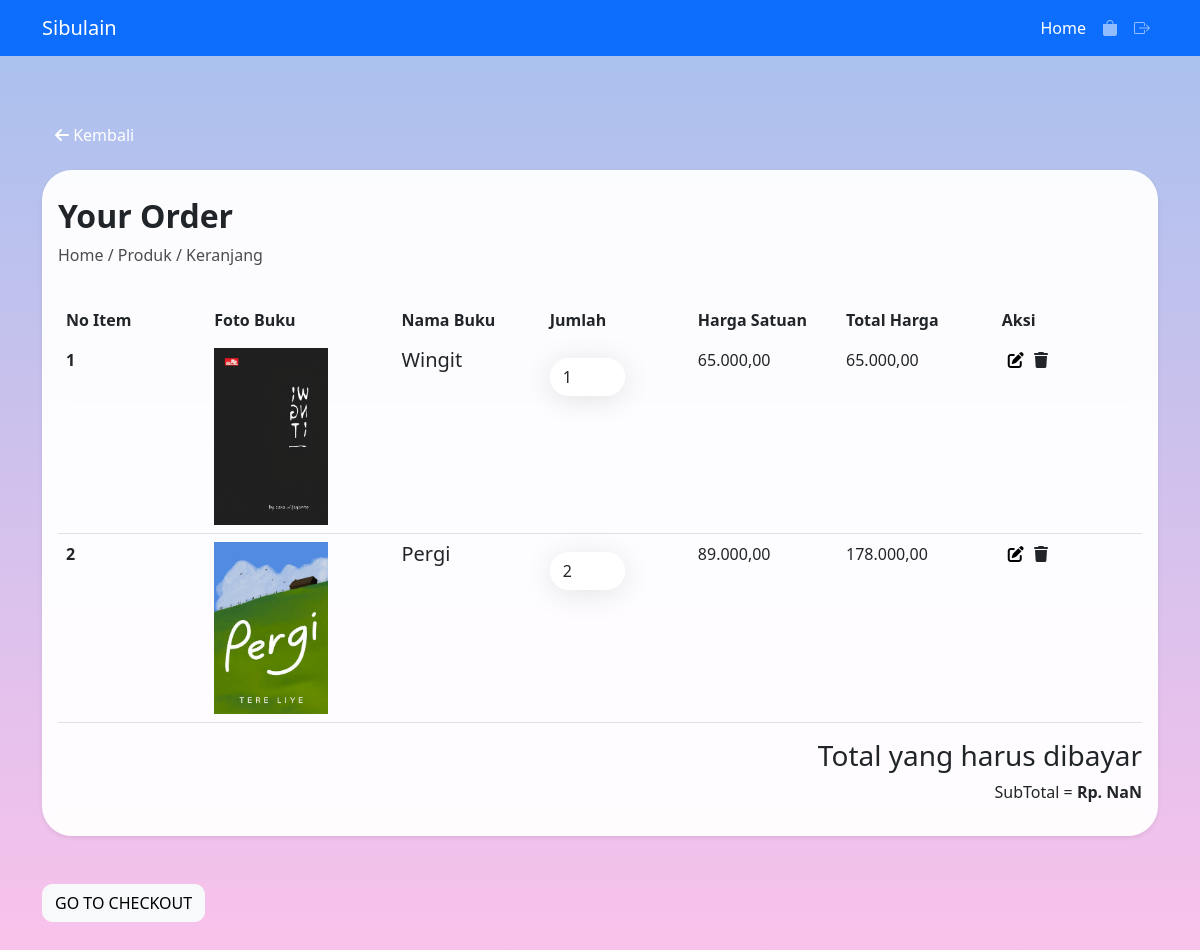
/keranjang.php (signed in), run on the app's committed database.
### tables this page shows
CREATE TABLE `keranjang` (
  `id_keranjang` int(11) NOT NULL,
  `id_pengguna` int(11) NOT NULL,
  `id_buku` int(11) NOT NULL,
  `jumlah_buku` int(11) NOT NULL
);

CREATE TABLE `buku` (
  `kd_buku` int(11) NOT NULL,
  `foto` varchar(200) NOT NULL,
  `judul` varchar(100) NOT NULL,
  `deskripsi` varchar(200) NOT NULL,
  `pengarang` varchar(30) NOT NULL,
  `penerbit` varchar(20) NOT NULL,
  `stok` int(11) NOT NULL,
  `harga` bigint(20) NOT NULL
);

### keranjang.php (the view, shortened to what this page needs)
<?php
require_once('components.php');
$components = new Components();
?>
<!DOCTYPE html>
<html lang="en">
   <head>
      <link href="https://cdn.jsdelivr.net/npm/bootstrap@5.0.2/dist/css/bootstrap.min.css" rel="stylesheet" />
   </head>
   <body>
    <?= $components->navbar() ?>
      <div class="container" style="padding-top: 5%;">
      <button type="button" class="btn btn-white" style="border-radius: 10px;" class="back"><a href="produk.php" >
      <i class="fas fa-arrow-left"></i>
      Kembali
      </a></button>
      <section class="section1">
         <div class="card border-0 shadow-sm mt-3">
            <div class="card-body">
               <h2 class="titleShop">Your Order</h2>
               <div class="menuPage">
                  <a href="" class="menu" >Home / </a>
                  <a href="" class="menu" >Produk / </a>
                  <a href="" class="menu" >Keranjang </a>
               </div>
               <div class="table-responsive">
                  <table class="table table-hover" id="tabelku">
                     <thead>
                        <tr>
                           <th class="col-1">No Item</th>
                           <th class="col-1">Foto Buku</th>
                           <th class="col-1">Nama Buku</th>
                           <th class="col-1">Jumlah</th>
                           <th class="col-1">Harga Satuan</th>
                           <th class="col-1">Total Harga</th>
                           <th class="col-1">Aksi</th>
                        </tr>
                     </thead>
                     <tbody>
                        <?php
                           include 'koneksi.php';
                           $uname = $_SESSION['username'];
                           $query_id = mysqli_query($conn,"SELECT * FROM user WHERE username = '$uname'");
                           $ambil_id = mysqli_fetch_array($query_id);
                           $id_user = $ambil_id['id'];
                           $query_buku = mysqli_query($conn,"SELECT keranjang.id_keranjang,buku.judul,buku.harga,keranjang.jumlah_buku,buku.stok,buku.foto FROM keranjang
                           INNER JOIN buku ON keranjang.id_buku = buku.kd_buku
                           INNER JOIN user ON keranjang.id_pengguna = user.id
                           WHERE user.id = '$id_user'");
                           $no = 1;
                           while($ambil_data = mysqli_fetch_array($query_buku)){
                           ?>
                        <tr>
                           <th scope="row"><?= $no++ ?></th>
                           <td>
                              <img src="images/<?= $ambil_data['foto'] ?>" style="max-width: 3cm;" >
                           </td>
                           <td><h5><?= $ambil_data['judul'] ?></h5></td>
                           <td>
                              <form action="ubah_item_keranjang.php?id_keranjang=<?= $ambil_data['id_keranjang'] ?>" method="post">
                                 <input type="number" class="form-control" name="input" id="input1" value="<?= $ambil_data['jumlah_buku'] ?>" max="<?= $ambil_data['stok'] ?>" min="1" style="max-width: 2cm" />
                           </td>
                           <td><?= number_format($ambil_data['harga'],2,',','.') ?></td>
                           <td><?= number_format($ambil_data['harga'] * $ambil_data['jumlah_buku'],2,',','.') ?></td>
                           <td>
                           <button type="submit" class="fas fa-edit fa-1.5x" style="border: 0;background: none;"></button>
                           <a class="fas fa-trash fa-1.5x text-dark" onclick="confirm('Yakin Dihapus?')" href="hapus_item_keranjang.php?id_keranjang=<?= $ambil_data['id_keranjang'] ?>"></a>
                           </td>
                        </tr>
                        <?php
                           }
                           ?>
                     </tbody>
                  </table>
                  <h3 class="text-end">Total yang harus dibayar</h3>
                  <p class="text-end" id="total"></p>
               </div>
            </div>
      </section>
      <a class="btn btn-light my-5 " href="checkout.php" style="border-radius: 10px;" role="button">GO TO CHECKOUT</a>
      </div>
   </body>
</html>

### keranjang.php (style rules this page uses)
body { background-image: linear-gradient(to top, #fbc2eb 0%, #a6c1ee 100%); }
button a { color: white; text-decoration: none; }
.titleShop { font-weight: 800; margin-top: 1%; }
.menu { color: #4c4c4c; text-decoration: none; }
.card, .form-control { background: rgba(255, 255, 255, 0.95); border-radius: 16px; box-shadow: 0 4px 30px rgba(0, 0, 0, 0.1); backdrop-filter: blur(10.6px); -webkit-backdrop-filter: blur(10.6px); border: 1px solid rgba(255, 255, 255, 10); -webkit-border-radius: 30px; -moz-border-radius: 30px; border-radius: 30px; }
table { margin-top: 3%; }
.card input, select { margin-top: 10px; }
.table-hover > thead > tr > th { border: none; }

### data on the page
keranjang: id_buku.foto (picture), id_buku.judul "Wingit", input "1", id_buku.harga "65.000,00", $ambil_data['harga'] * $ambil_data['jumlah_buku'] "65.000,00"
keranjang: id_buku.foto (picture), id_buku.judul "Pergi", input "2", id_buku.harga "89.000,00", $ambil_data['harga'] * $ambil_data['jumlah_buku'] "178.000,00"

### other printed values
$this->app_name "Sibulain"
